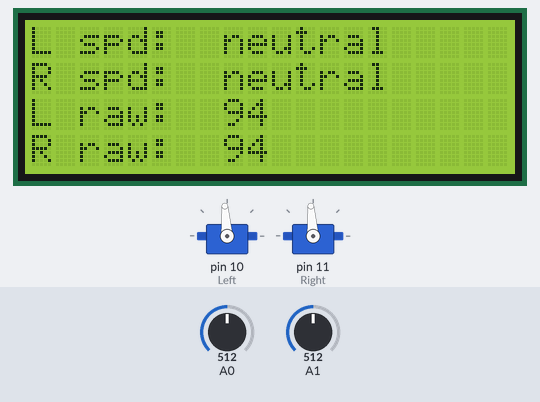
Bench run of a sketch on a simulated Arduino Uno, built with avr-gcc and run on an emulated ATmega328P. Shown: 2 × servo, 20×4 character LCD. Inputs (shaded band) come from the test bench; at power-on: A0 = 512, A1 = 512.

Above: at 1.2 s.
1.3 s: A0 set to 569
At 2.1 s:
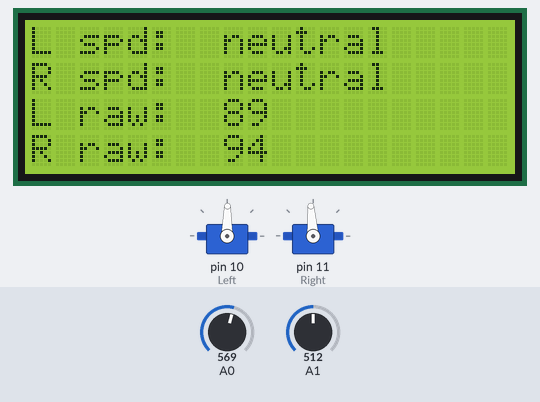
2.8 s: A0 set to 598
At 3.6 s:
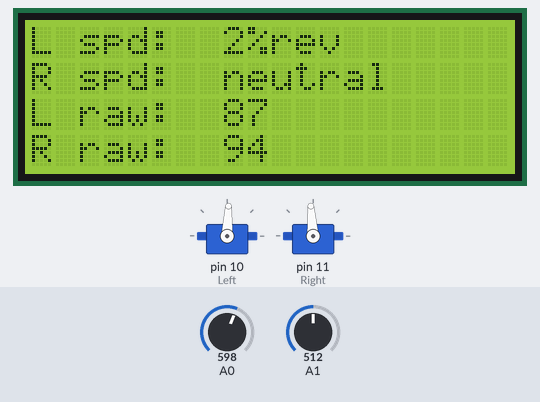
4.3 s: A1 set to 583
At 5.5 s:
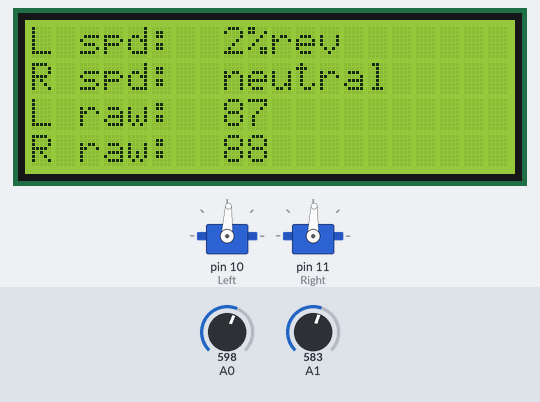
5.8 s: A1 set to 607
At 6.6 s:
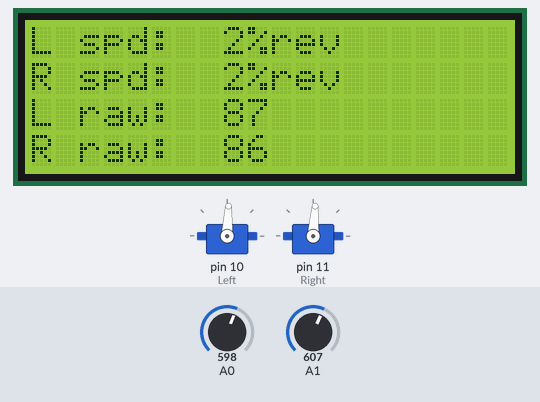
7.3 s: A0 set to 306
At 7.8 s:
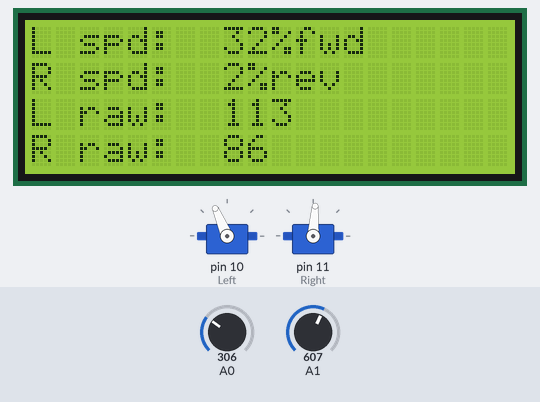
8.8 s: A1 set to 306
At 10.1 s:
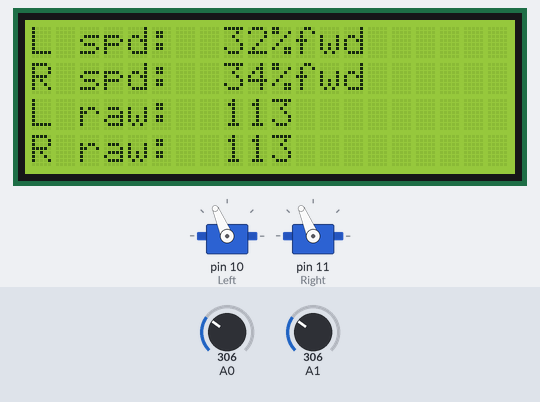
Timing chart, 0 to 11.3 s (numbered marks = the images above; inputs shaded):
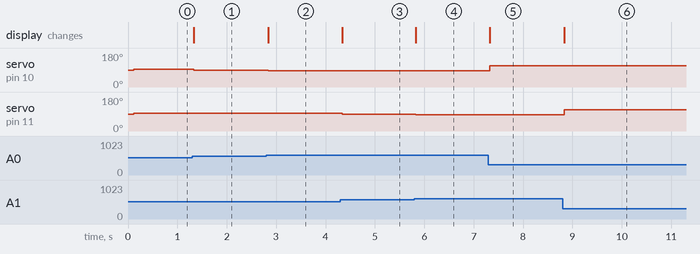

Measured:
- the behaviour switches between 579 and 580 on A0 (found by bisection; images 1 and 2)
- the behaviour switches between 591 and 592 on A1 (found by bisection; images 3 and 4)
- after the input at 1.3 s, servo on pin 10 (Left): 94° → 89° at once; the display: changes at once (image 1)
- after the input at 2.8 s, servo on pin 10 (Left): 89° → 87° at once; the display: changes at once (image 2)
- after the input at 4.3 s, servo on pin 11 (Right): 94° → 88° at once; the display: changes at once (image 3)
- after the input at 5.8 s, servo on pin 11 (Right): 88° → 86° at once; the display: changes at once (image 4)
- after the input at 7.3 s, servo on pin 10 (Left): 87° → 113° at once; the display: changes at once (image 5)
- after the input at 8.8 s, servo on pin 11 (Right): 86° → 113° at once; the display: changes at once (image 6)

The sketch:

Motor_Control.ino
```cpp
#include <Servo.h>
#include <Wire.h>
#include <LCD.h>
#include <LiquidCrystal_I2C.h>
int percentL, percentR;
int potL, potR;
String rightOut, leftOut;
// The following four "min" are the borderline values around "neutral" zone
const int minRevLeft = 88, minRevRight = 87, minFwdLeft = 100, minFwdRight = 99;
Servo Right;
Servo Left;

// LCD stuff
#define I2C_ADDR    0x27  // Define I2C Address where the PCF8574A is
#define BACKLIGHT_PIN  3
#define En_pin  2
#define Rw_pin  1
#define Rs_pin  0
#define D4_pin  4
#define D5_pin  5
#define D6_pin  6
#define D7_pin  7

LiquidCrystal_I2C  lcd(I2C_ADDR,En_pin,Rw_pin,Rs_pin,D4_pin,D5_pin,D6_pin,D7_pin);

void setup() {
  pinMode(A0, INPUT);
  pinMode(A1, INPUT);
  pinMode(10, OUTPUT);
  pinMode(11, OUTPUT);

  Left.attach(10);
  Right.attach(11);
  lcd.begin(20,4);

  // Switch on the LCD backlight
  lcd.setBacklightPin(BACKLIGHT_PIN,POSITIVE);
  lcd.on();
  lcd.setCursor(0, 0);
  lcd.print("L spd:");
  lcd.setCursor(0, 1);
  lcd.print("R spd:");
  lcd.setCursor(0, 2);
  lcd.print("L raw:");
  lcd.setCursor(0, 3);
  lcd.print("R raw:");
}

void loop() {
  potL = analogRead(A0);
  potR = analogRead(A1);
  percentL = map(potL, 1023, 0, 50, 140);
  percentR = map(potR, 1023, 0, 50, 140);
  rightOut = "";
  leftOut = "";
  if (percentL <= minRevLeft)
  {
    leftOut += (map(percentL, minRevLeft, 50, 0, 100));
    leftOut += ("%rev  ");
  }
  else if (percentL >= minFwdLeft)
  {
    leftOut += (map(percentL, minFwdLeft, 140, 0, 100));
    leftOut += ("%fwd  ");
  }
  else
  {
    leftOut += ("neutral");
  }
  if (percentR <= minRevRight)
  {
    rightOut += (map(percentR, minRevRight, 50, 0, 100));
    rightOut += ("%rev  ");
  }
  else if (percentR >= minFwdRight)
  {
    rightOut += (map(percentR, minFwdRight, 140, 0, 100));
    rightOut += ("%fwd  ");
  }
  else
  {
    rightOut += ("neutral");
  }
  lcd.setCursor(8, 0);
  lcd.print(leftOut);
  lcd.setCursor(8, 2);
  lcd.print(percentL);
  lcd.print(" ");
  lcd.setCursor(8, 1);
  lcd.print(rightOut);
  lcd.setCursor(8, 3);
  lcd.print(percentR);
  lcd.print(" ");
  Left.write(percentL);
  Right.write(percentR);
}
```
